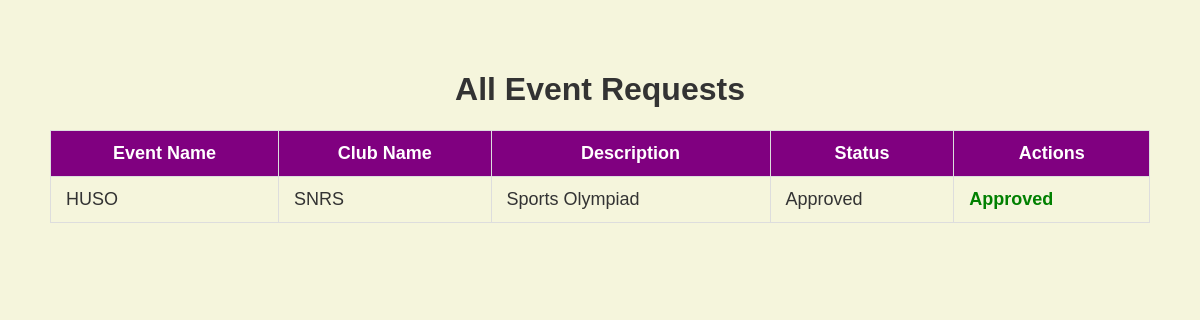
The page /event_requests on the database its author committed.
### app.py (models this page shows)
class EventRequest(db.Model):
    id = db.Column(db.Integer, primary_key=True)
    club_id = db.Column(db.Integer, db.ForeignKey('club.id'))
    event_name = db.Column(db.String(100))
    event_description = db.Column(db.Text)
    event_date = db.Column(db.Date)
    event_time = db.Column(db.Time)
    location = db.Column(db.String(100))
    budget = db.Column(db.Integer)
    approved = db.Column(db.Boolean, default=False)
    club = db.relationship('Club', backref='event_requests')  # Relationship to Club model

class Club(db.Model):
    id = db.Column(db.Integer, primary_key=True)
    club_name = db.Column(db.String(100), unique=True, nullable=False)

### app.py (the view)
@app.route('/event_requests', methods=['GET', 'POST'])
def event_requests():
    all_requests = EventRequest.query.all()
    return render_template('event_requests.html', requests=all_requests)

### templates/event_requests.html (shortened to what this page needs)
<!DOCTYPE html>
<html>
<head>
    <link rel="stylesheet" href="{{ url_for('static', filename='style.css') }}">
</head>
<body>
    <div class="container">
        <h1>All Event Requests</h1>
        <table class="styled-table">
            <thead>
                <tr>
                    <th>Event Name</th>
                    <th>Club Name</th>
                    <th>Description</th>
                    <th>Status</th>
                    <th>Actions</th>
                </tr>
            </thead>
            <tbody>
                {% for req in requests %}
                <tr>
                    <td>{{ req.event_name }}</td>
                    <td>{{ req.club.club_name }}</td>
                    <td>{{ req.event_description }}</td>
                    <td>{{ 'Approved' if req.approved else 'Pending' }}</td>
                    <td>
                        {% if not req.approved %}
                            <a href="{{ url_for('approve_event', id=req.id) }}" class="btn btn-success btn-sm">Approve</a>
                            <a href="{{ url_for('reject_event', id=req.id) }}" class="btn btn-danger btn-sm">Reject</a>
                        {% else %}
                            <span class="text-success">Approved</span>
                        {% endif %}
                    </td>
                </tr>
                {% endfor %}
            </tbody>
        </table>
    </div>
</body>
</html>

### static/style.css (style rules this page uses)
body { font-family: "Trebuchet MS", sans-serif; background-color: #f5f5dc; color: #333; margin: 0; padding: 0; text-align: center; }
.container { max-width: 1200px; margin: 0 auto; padding: 50px; }
.text-success { color: green; font-weight: bold; }
.styled-table { width: 100%; border-collapse: collapse; margin: 20px 0; font-size: 18px; text-align: left; border: 1px solid #ddd; }
.styled-table th, .styled-table td { padding: 12px 15px; border: 1px solid #ddd; }
.styled-table th { background-color: #800080; color: #fff; text-align: center; }

### rows shown on the page
EventRequest: event_name "HUSO", club.club_name "SNRS", event_description "Sports Olympiad", approved "Approved"
